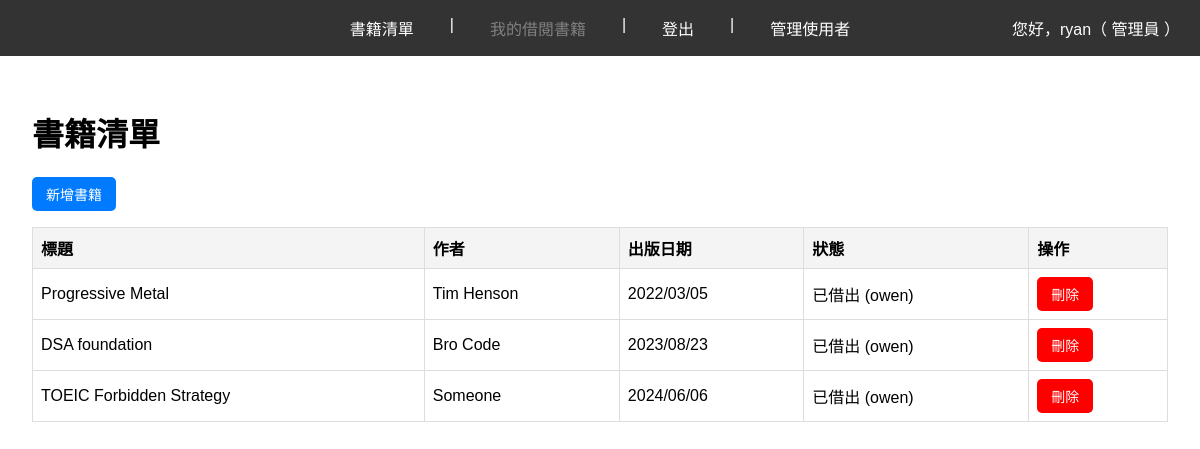
The app's page / (signed in) with its own data.
### app.py (models this page shows)
class User(UserMixin, db.Model):
    id = db.Column(db.Integer, primary_key=True)
    username = db.Column(db.String(150), unique=True, nullable=False)
    password_hash = db.Column(db.String(200), nullable=False)
    is_admin = db.Column(db.Boolean, default=False)  # 判斷是否為管理員

class Book(db.Model):
    id = db.Column(db.Integer, primary_key=True)
    title = db.Column(db.String(200), nullable=False)
    author = db.Column(db.String(200), nullable=False)
    publish_date = db.Column(db.String(100), nullable=True)
    is_borrowed = db.Column(db.Boolean, default=False)
    borrowed_by = db.Column(db.Integer, db.ForeignKey('user.id'))
    borrower = db.relationship('User', backref='borrowed_books', foreign_keys=[borrowed_by])

### app.py (the view)
@app.route('/')
@login_required
def index():
    books = Book.query.all()
    return render_template('index.html', books=books)

### app.py (called while the page is built)
@login_manager.user_loader
def load_user(user_id):
    try:
        return User.query.get(int(user_id))
    except ValueError:
        return None

### templates/index.html (shortened to what this page needs)
{% extends "layout.html" %}
{% block content %}
<h1>書籍清單</h1>
{% if current_user.is_admin %}
    <a href="{{ url_for('add_book') }}" class="button">新增書籍</a>
{% endif %}
<table>
    <tr>
        <th>標題</th>
        <th>作者</th>
        <th>出版日期</th>
        <th>狀態</th>
        <th>操作</th>
    </tr>
    {% for book in books %}
    <tr>
        <td>{{ book.title }}</td>
        <td>{{ book.author }}</td>
        <td>{{ book.publish_date }}</td>
        <td>
            {% if book.is_borrowed %}
                {% if current_user.is_admin %}
                    已借出 ({{ book.borrower.username }})
                {% else %}
                    已借出
                {% endif %}
            {% else %}
                可借閱
            {% endif %}
        </td>
        <td>
            {% if current_user.is_admin %}
                <form action="{{ url_for('delete_book', book_id=book.id) }}" method="POST" style="display: inline;">
                    <button type="submit" class="button" style="background-color: #ff0000;">刪除</button>
                </form>
            {% endif %}
        </td>
    </tr>
    {% endfor %}
</table>
{% endblock %}

### templates/layout.html (shortened to what this page needs)
<!DOCTYPE html>
<html lang="en">
<head>
    <link rel="stylesheet" href="{{ url_for('static', filename='style.css') }}">
</head>
<body>
    <nav class="navbar">
        <div class="navbar-links">
            {% if current_user.is_authenticated %}
                <a href="{{ url_for('index') }}">書籍清單</a>
                {% if not current_user.is_admin %}
                    | <a href="{{ url_for('user_page') }}">我的借閱書籍</a>
                {% else %}
                    | <a href="#" style="color: gray; cursor: not-allowed; text-decoration: none;">我的借閱書籍</a>
                {% endif %}
                | <a href="{{ url_for('logout') }}">登出</a>
                {% if current_user.is_admin %}
                    <span class="separator">|</span>
                    <a href="{{ url_for('manage_users') }}">管理使用者</a>
                {% endif %}
            {% else %}
                <a href="{{ url_for('login') }}">登入</a>
                | <a href="{{ url_for('register') }}">註冊</a>
            {% endif %}
        </div>
        {% if current_user.is_authenticated %}
            <div class="user-info" style="margin-left: auto;">
                您好，{{ current_user.username }}（
                {% if current_user.is_admin %}
                    管理員
                {% else %}
                    讀者
                {% endif %}
                ）
            </div>
        {% endif %}
    </nav>
    <div class="content">
        {% block content %}{% endblock %}
    </div>
</body>
</html>

### static/style.css (style rules this page uses)
body { font-family: Arial, sans-serif; margin: 0; padding: 0; }
nav { background-color: #333; color: white; padding: 1em; text-align: center; }
nav a { color: white; margin: 0 1em; text-decoration: none; }
.content { padding: 2em; }
table { width: 100%; border-collapse: collapse; margin: 1em 0; }
th, td { border: 1px solid #ddd; padding: 0.5em; text-align: left; }
th { background-color: #f4f4f4; }
.navbar { display: flex; align-items: center; padding: 1em; background-color: #333; position: relative; }
.navbar-links { display: flex; justify-content: center; gap: 20px; flex: 1; }
.navbar-links a { color: white; text-decoration: none; }
.user-info { color: white; position: absolute; right: 20px; }
.button { display: inline-block; padding: 0.5em 1em; font-size: 14px; color: white; background-color: #007bff; border: none; border-radius: 5px; text-decoration: none; cursor: pointer; transition: background-color 0.3s; }

### records on screen
User: username "ryan"
Book: title "Progressive Metal", author "Tim Henson", publish_date "2022/03/05", borrower.username "owen"
Book: title "DSA foundation", author "Bro Code", publish_date "2023/08/23", borrower.username "owen"
Book: title "TOEIC Forbidden Strategy", author "Someone", publish_date "2024/06/06", borrower.username "owen"
